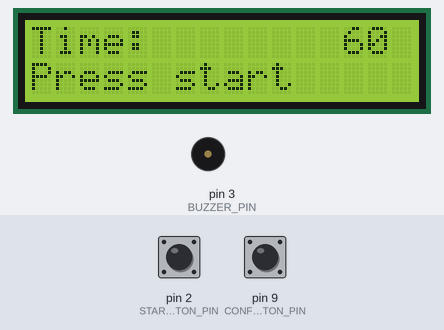
Simulated run of this sketch. Board: Arduino Uno, built with avr-gcc and run on an emulated ATmega328P. On the bench: 16×2 character LCD, buzzer (waves = sounding). Inputs (shaded band) come from the test bench; at power-on: pin 2 (START_BUTTON_PIN) LOW, pin 9 (CONFIG_BUTTON_PIN) LOW.

Above: at 1.2 s.
1.3 s: pin 2 (START_BUTTON_PIN) pulled HIGH for 0.15 s
At 1.9 s:
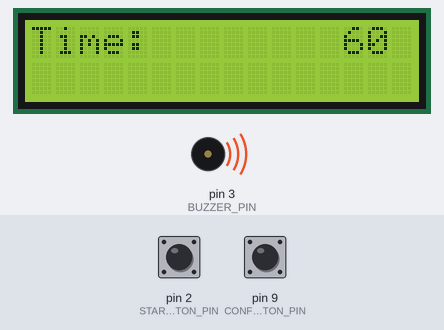
3.9 s: pin 2 (START_BUTTON_PIN) pulled HIGH for 1 s
At 6.7 s:
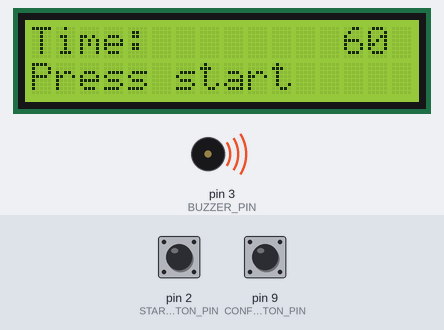
7.9 s: pin 9 (CONFIG_BUTTON_PIN) pulled HIGH for 3.2 s
At 11.6 s:
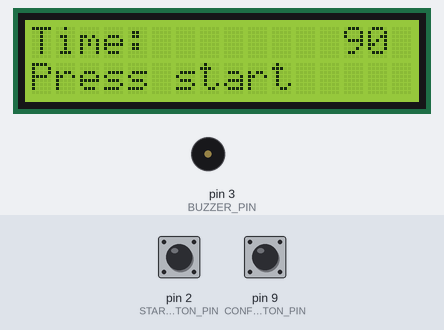
Timing chart, 0 to 13.1 s (numbered marks = the images above; inputs shaded):
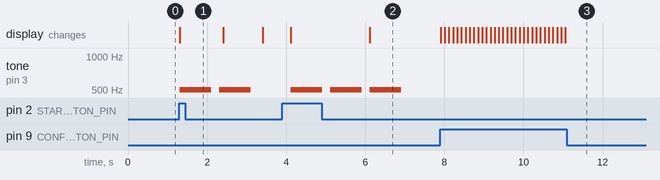

Measured:
- after the input at 1.3 s, tone on pin 3 (BUZZER_PIN): alternates 502 Hz for 0.80 s and silent for 0.20 s, starting at once; the display: changes at once (image 1)
- after the input at 3.9 s, tone on pin 3 (BUZZER_PIN): alternates 502 Hz for 0.80 s and silent for 0.20 s, starting after 0.21 s
- after the input at 7.9 s, the display: changes at once (image 3)

The sketch:

ArcheryClock.ino
```cpp
#include <LiquidCrystal.h>
LiquidCrystal lcd(12, 11, 4, 5, 6, 7);

const int BEEP_PITCH = 502;
const int FEEDBACK_PITCH = 294;

const int BUZZER_PIN = 3;
const int START_BUTTON_PIN = 2;
const int CONFIG_BUTTON_PIN = 9;

const long DURATIONS[] = {60000, 90000, 120000, 180000, 240000, 30000};
const int CONFIG_COUNT = sizeof(DURATIONS) / sizeof(DURATIONS[0]);
const long WARNING_DURATION = 30000;
const long READY_DURATION = 10000;

int configIndex = 0;
long startTime = 0;
long currentDuration = 0;

void showTimerSettingOnScreen(bool showPressStart = true){
  lcd.clear();
  lcd.print("Time: ");
  lcd.setCursor(13,0);
  lcd.print(DURATIONS[configIndex]/1000);

  if (showPressStart){
    lcd.setCursor(0,1);
    lcd.print("Press start");
  }
}

void setup() {
  lcd.begin(16, 2);
  // you can now interact with the LCD, e.g.:
  pinMode(BUZZER_PIN, OUTPUT);
  pinMode(START_BUTTON_PIN, INPUT);
  pinMode(CONFIG_BUTTON_PIN, INPUT);
  lcd.print("Hello");
}

int beep(int count, int frequency = BEEP_PITCH, int duration = 800, int delayBetweenBeeps = 1000){

  int delaySum = 0;
  tone(BUZZER_PIN, frequency, duration);
  for (int i=1; i<count; i++){
    delay(delayBetweenBeeps);
    delaySum += delayBetweenBeeps;
    tone(BUZZER_PIN, frequency, duration);
  }
  return delaySum;
}

void configButtonPressed()
{
  //move to next duration in duration array
  configIndex = (configIndex + 1) % CONFIG_COUNT;

  showTimerSettingOnScreen();

  delay(100);
}

void displayTime(long time)
{
    lcd.setCursor(7,1);
    lcd.print(time);
    lcd.print("    ");

}

bool timerLoop(long duration, long warningTime = -1)
{
  long start = millis();
  bool exitButtonPressed = false;
  long timer;
  if (warningTime >= duration)
  {
    warningTime = -1;
  }

  do
  {
    delay(100);
    timer = duration - (millis() - start) ;
    long timeToShow = timer/1000 + 1;
    displayTime(timeToShow);
    if (timeToShow == warningTime/1000)
    {
      beep(1, BEEP_PITCH, 400);
      warningTime = -1;
    }

    int startButtonState = digitalRead(START_BUTTON_PIN);
    if (startButtonState == HIGH) {
      exitButtonPressed = true;
    }
    delay(100);
  }while(!exitButtonPressed && timer > 0);
  displayTime(0);
  return exitButtonPressed;
}
// the loop function runs over and over again forever
void loop() {
  showTimerSettingOnScreen();
  while(true){
    // wait for user's input for new round or configuration change
    int startButtonState = digitalRead(START_BUTTON_PIN);
    if (startButtonState == HIGH) {
      currentDuration = DURATIONS[configIndex];
      showTimerSettingOnScreen(false);
      break;
    }

    int configButtonState = digitalRead(CONFIG_BUTTON_PIN);
    if (configButtonState == HIGH){
      configButtonPressed();
    }
  }

  beep(2);
  bool emergencyExit = timerLoop(READY_DURATION);
  if (!emergencyExit)
  {
    beep(1);
    emergencyExit = timerLoop(currentDuration, WARNING_DURATION);
  }
  beep(3);
}
```
